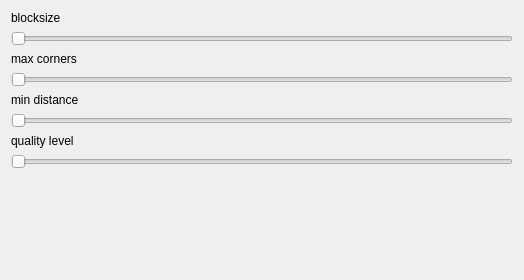
<?xml version="1.0" encoding="UTF-8"?>
<ui version="4.0">
 <class>TomachiWidget</class>
 <widget class="QWidget" name="TomachiWidget">
  <property name="geometry">
   <rect>
    <x>0</x>
    <y>0</y>
    <width>524</width>
    <height>280</height>
   </rect>
  </property>
  <property name="windowTitle">
   <string>Form</string>
  </property>
  <layout class="QVBoxLayout" name="verticalLayout">
   <item>
    <layout class="QVBoxLayout" name="blocksize_layout">
     <item>
      <widget class="QLabel" name="blocksize_label">
       <property name="sizePolicy">
        <sizepolicy hsizetype="Preferred" vsizetype="Maximum">
         <horstretch>0</horstretch>
         <verstretch>0</verstretch>
        </sizepolicy>
       </property>
       <property name="text">
        <string>blocksize</string>
       </property>
      </widget>
     </item>
     <item>
      <widget class="QSlider" name="blocksize_slider">
       <property name="minimum">
        <number>1</number>
       </property>
       <property name="maximum">
        <number>100</number>
       </property>
       <property name="orientation">
        <enum>Qt::Horizontal</enum>
       </property>
      </widget>
     </item>
    </layout>
   </item>
   <item>
    <layout class="QVBoxLayout" name="maxcorners_layout">
     <item>
      <widget class="QLabel" name="maxcorners_label">
       <property name="sizePolicy">
        <sizepolicy hsizetype="Preferred" vsizetype="Maximum">
         <horstretch>0</horstretch>
         <verstretch>0</verstretch>
        </sizepolicy>
       </property>
       <property name="text">
        <string>max corners</string>
       </property>
      </widget>
     </item>
     <item>
      <widget class="QSlider" name="maxcorners_slider">
       <property name="minimum">
        <number>0</number>
       </property>
       <property name="maximum">
        <number>1000</number>
       </property>
       <property name="orientation">
        <enum>Qt::Horizontal</enum>
       </property>
      </widget>
     </item>
    </layout>
   </item>
   <item>
    <layout class="QVBoxLayout" name="min_distance_layout">
     <item>
      <widget class="QLabel" name="min_distance_label">
       <property name="sizePolicy">
        <sizepolicy hsizetype="Preferred" vsizetype="Maximum">
         <horstretch>0</horstretch>
         <verstretch>0</verstretch>
        </sizepolicy>
       </property>
       <property name="text">
        <string>min distance</string>
       </property>
      </widget>
     </item>
     <item>
      <widget class="QSlider" name="min_distance_slider">
       <property name="minimum">
        <number>1</number>
       </property>
       <property name="maximum">
        <number>1000</number>
       </property>
       <property name="orientation">
        <enum>Qt::Horizontal</enum>
       </property>
      </widget>
     </item>
    </layout>
   </item>
   <item>
    <layout class="QVBoxLayout" name="quality_level_layout">
     <item>
      <widget class="QLabel" name="quality_level_label">
       <property name="sizePolicy">
        <sizepolicy hsizetype="Preferred" vsizetype="Maximum">
         <horstretch>0</horstretch>
         <verstretch>0</verstretch>
        </sizepolicy>
       </property>
       <property name="text">
        <string>quality level</string>
       </property>
      </widget>
     </item>
     <item>
      <widget class="QSlider" name="quality_level_slider">
       <property name="minimum">
        <number>1</number>
       </property>
       <property name="maximum">
        <number>999</number>
       </property>
       <property name="orientation">
        <enum>Qt::Horizontal</enum>
       </property>
      </widget>
     </item>
    </layout>
   </item>
   <item>
    <spacer name="verticalSpacer">
     <property name="orientation">
      <enum>Qt::Vertical</enum>
     </property>
     <property name="sizeHint" stdset="0">
      <size>
       <width>20</width>
       <height>40</height>
      </size>
     </property>
    </spacer>
   </item>
  </layout>
 </widget>
 <resources/>
 <connections>
  <connection>
   <sender>maxcorners_slider</sender>
   <signal>valueChanged(int)</signal>
   <receiver>TomachiWidget</receiver>
   <slot>set_max_corners(int)</slot>
   <hints>
    <hint type="sourcelabel">
     <x>271</x>
     <y>88</y>
    </hint>
    <hint type="destinationlabel">
     <x>271</x>
     <y>94</y>
    </hint>
   </hints>
  </connection>
  <connection>
   <sender>quality_level_slider</sender>
   <signal>valueChanged(int)</signal>
   <receiver>TomachiWidget</receiver>
   <slot>set_quality_level(int)</slot>
   <hints>
    <hint type="sourcelabel">
     <x>271</x>
     <y>186</y>
    </hint>
    <hint type="destinationlabel">
     <x>271</x>
     <y>94</y>
    </hint>
   </hints>
  </connection>
  <connection>
   <sender>min_distance_slider</sender>
   <signal>valueChanged(int)</signal>
   <receiver>TomachiWidget</receiver>
   <slot>set_min_distance(int)</slot>
   <hints>
    <hint type="sourcelabel">
     <x>271</x>
     <y>137</y>
    </hint>
    <hint type="destinationlabel">
     <x>271</x>
     <y>94</y>
    </hint>
   </hints>
  </connection>
  <connection>
   <sender>blocksize_slider</sender>
   <signal>valueChanged(int)</signal>
   <receiver>TomachiWidget</receiver>
   <slot>set_blocksize(int)</slot>
   <hints>
    <hint type="sourcelabel">
     <x>271</x>
     <y>39</y>
    </hint>
    <hint type="destinationlabel">
     <x>271</x>
     <y>139</y>
    </hint>
   </hints>
  </connection>
 </connections>
 <slots>
  <slot>set_blocksize(int)</slot>
  <slot>set_max_corners(int)</slot>
  <slot>set_min_distance(int)</slot>
  <slot>set_quality_level(int)</slot>
 </slots>
</ui>
